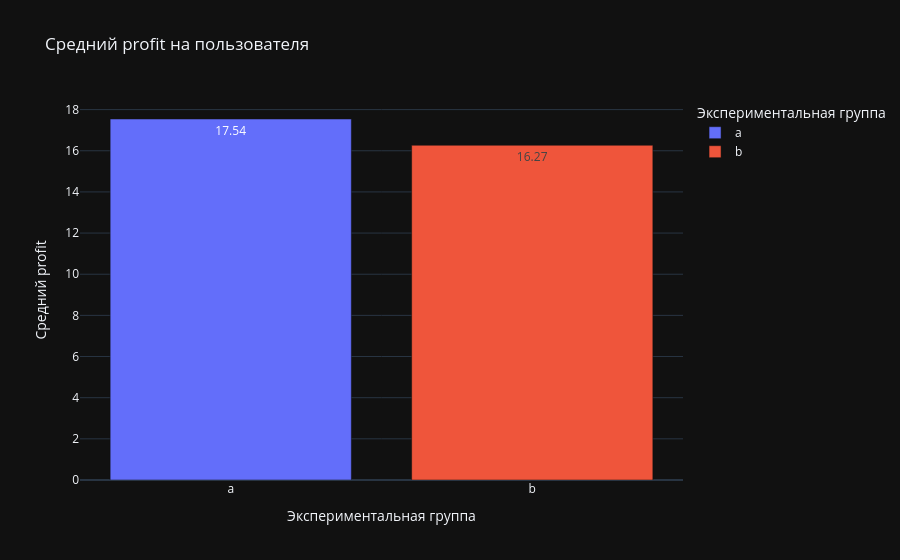

This figure's notebook cell:
### Code cell
fig = px.bar(
    profit_by_group,
    x="exp_group",
    y="avg_profit_per_user",
    color="exp_group",
    text_auto=".2f",
    title="Средний profit на пользователя",
    labels={
        "exp_group": "Экспериментальная группа",
        "avg_profit_per_user": "Средний profit"
    },
    category_orders={
        "exp_group": ["a", "b"]
    }
)

fig.show()

### Figure 1 — Plotly figure (JSON) as saved in the notebook; plotly's stock layout.template omitted (floating-point values rounded to 4 significant figures)
{"data": [{"hovertemplate": "Экспериментальная группа=%{x}<br>Средний profit=%{y}<extra></extra>", "legendgroup": "a", "marker": {"color": "#636efa", "pattern": {"shape": ""}}, "name": "a", "orientation": "v", "showlegend": true, "textposition": "auto", "texttemplate": "%{y:.2f}", "x": ["a"], "xaxis": "x", "y": [17.54], "yaxis": "y", "type": "bar"}, {"hovertemplate": "Экспериментальная группа=%{x}<br>Средний profit=%{y}<extra></extra>", "legendgroup": "b", "marker": {"color": "#EF553B", "pattern": {"shape": ""}}, "name": "b", "orientation": "v", "showlegend": true, "textposition": "auto", "texttemplate": "%{y:.2f}", "x": ["b"], "xaxis": "x", "y": [16.27], "yaxis": "y", "type": "bar"}], "layout": {"xaxis": {"anchor": "y", "domain": [0.0, 1.0], "title": {"text": "Экспериментальная группа"}, "categoryorder": "array", "categoryarray": ["a", "b"]}, "yaxis": {"anchor": "x", "domain": [0.0, 1.0], "title": {"text": "Средний profit"}}, "legend": {"title": {"text": "Экспериментальная группа"}, "tracegroupgap": 0}, "title": {"text": "Средний profit на пользователя"}, "barmode": "relative"}}
